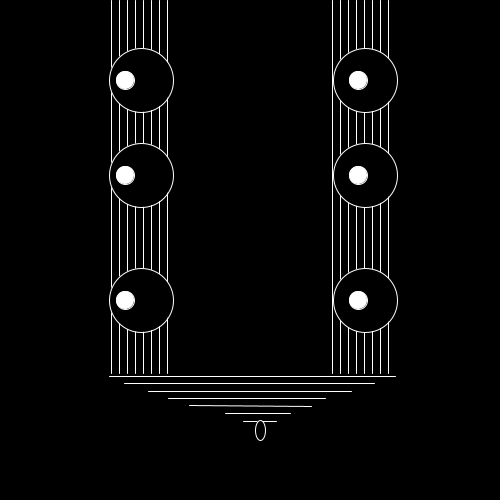
Frame 1 (no input)
Frame 60 (the mouse pressed at the canvas centre just before this capture): identical to frame 1, image omitted
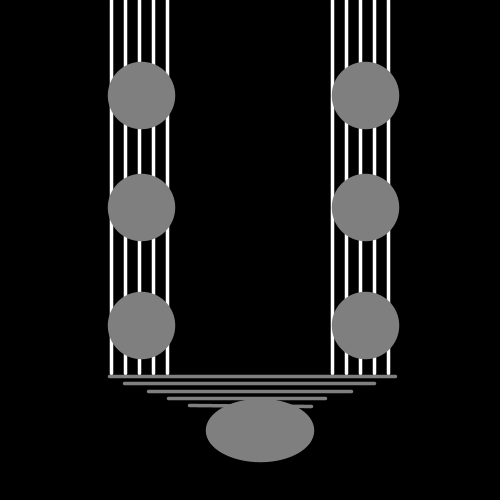
Frame 120 (the mouse held since frame 60 and released just before this capture)

The Processing sketch that drew these frames (run headless with seeded random() and noise(); from frame 60 on, the mouse is pressed at the canvas centre):

// Processing sketch: processing_50679
// ── processing_50679.pde

//left eyes x coordinate
int leye= 141;
int w=64;
int h= 64;





//right eye coordinates
int reye=365;


void setup()
{
  size(500, 500);
}



void draw()
{



  float c= map(mouseX, 0, width, 0, 255);  //white eyes

  float sc= map(mouseX, 0, width, 255, 0); // small black to white eyes

  float sw= map(mouseX, 0, height, 1, 6);          //strokeweight

  float lc= map(mouseX, 0, width, 255, 0); // stroke color



  background(0);

float step= map(mouseX, 0,width, 8,20);
 
  for (int i=111; i<173; i+=step)
// for (int i=111; i<173; i+=10)
  {
    smooth();
    stroke(255);
    strokeWeight(sw);
    fill(c);

    line(i, 0, i, 373);
  }
  for (int r=332;r<393; r+=step)
  {

    stroke(255);
    line(r, 0, r, 373);
  }

  float be= map( mouseX, 0, height, 300, 350); //bottome eyes


  //left eyes

  //MIDDLE EYES
  float me= map( mouseX, 0, height, 175, 240);
  stroke(lc);
  ellipse( leye, me, w, h); //m eye
  ellipse(reye, me, w, h);   //m  reye



  //Bottom EYES
  ellipse(leye, be, w, h);   // b eye
  ellipse(reye, be, w, h);   //b reye


  float le= map(mouseX, 0, height, 80, 110); //top eyes
  ellipse( leye, le, w, h);   //t eye
  ellipse(reye, le, w, h);   //t  reye








  //SMALL LEFT EYES


  float se= map (mouseX, 0, width, 358, 380); //LITTLE EYES
  {
    fill(sc);
    ellipse(se, le, 18, 18);  //little rt
  }

  float bl= map(mouseX, 0, height, 125, 160);

  smooth();
  fill(sc);
  ellipse( se, be, 18, 18);// small bottom eyes r
  ellipse( bl, be, 18, 18); //small bottom left
  ellipse(bl, me, 18, 18); //small lEFT Middle
  ellipse(se, me, 18, 18); //smallrm
  ellipse(bl, le, 18, 18); //Little lefttop
  fill(0);




  //mouth lines
  // float lm= map(mouseY,0, height, 376,500);

  fill(c);
  line(109, 376, 395, 376);
  line(124, 383, 374, 383 );
  line(148, 391, 351, 391 );
  line(168, 398, 325, 398 );
  line(189, 405, 311, 406);
  line(225, 413, 290, 413); 
  line(243, 421, 276, 421);
  
  
  

// { strokeWeight(5);
  //line(0,0,173,0);
  //line(0,373,173,373);
  //line(500,0,255,0);

   
  //MOUTH ellipse

  float m= map( mouseX, 0, width, 10, 200);
  float n= map (mouseX, 0, height, 20, 100); 




  ellipse( 260, 430, m, n );
}
